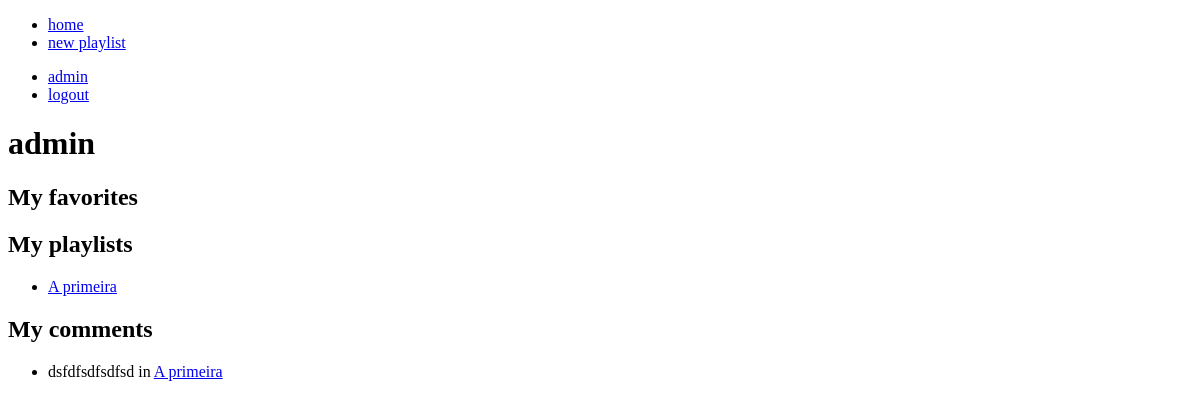
The app's page /users/detail/1/, older data.
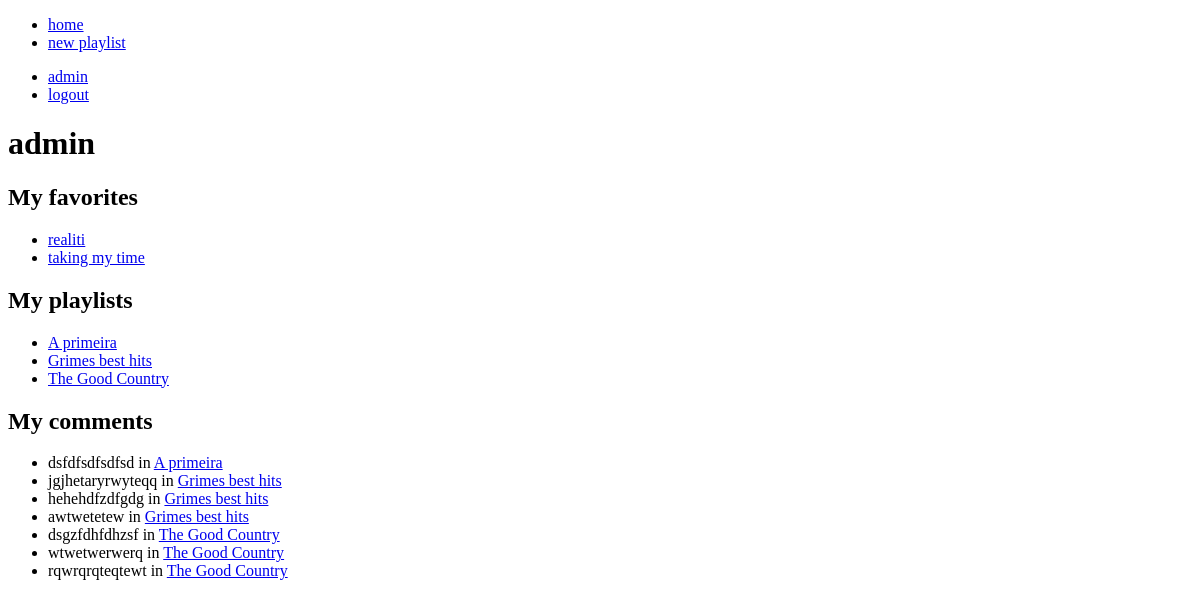
The same page, newer data.
### playlists/models.py (models this page shows, shortened)
class Playlist(models.Model):
    title = models.CharField(max_length=50)
    user = models.ForeignKey(User, on_delete=models.CASCADE)
    songs = models.ManyToManyField(Song)
    genres = models.ManyToManyField(Genre)
    description = models.TextField(default="")
    date_created = models.DateTimeField(default=timezone.now)
    def __str__(self):
        return self.title

### comments/models.py (models this page shows)
class Comment(models.Model):
    text = models.TextField()
    playlist = models.ForeignKey(Playlist,on_delete=models.CASCADE)
    user = models.ForeignKey(User,on_delete=models.CASCADE)
    comment_date = models.DateField(default=timezone.now)

### users/views.py (the view)
# urls.py: path('detail/<int:pk>/',views.Detail.as_view(),name='users-profile'),
class Detail(DetailView):
	model = User

### templates/auth/user_detail.html
{% extends "../layout.html" %}
{% block content %}
<div class="users-detail">
    <h1>{{object}}</h1>
    <div class="user-catalog">
        <div class="user-favorites">
            <h2>My favorites</h2>
            <ul>
                {% for f in object.profile.favorites.all %}
                    <li><a href="{% url 'playlists-detail' f.pk %}">{{f.title}}</a></li>
                {%endfor%}
            </ul>
        </div>
        <div class="user-playlists">
            <h2>My playlists</h2>
            <ul>
                {% for f in object.playlist_set.all %}
                    <li><a href="{% url 'playlists-detail' f.pk %}">{{f.title}}</a></li>
                {%endfor%}
            </ul>
        </div>
    </div>
    <div class="user-comments">
        <h2>My comments</h2>
        <ul>
            {% for f in object.comment_set.all %}
                <li>{{f.text}} in <a href="{% url 'playlists-detail' f.playlist.pk %}">{{f.playlist}}</a></li>
            {%endfor%}
        </ul>
    </div>
</div>
{% endblock %}

### templates/layout.html (shortened to what this page needs)
{% load sass_tags %}
{% load static %}
<!DOCTYPE html>
<html lang="en">
    <head>
        <link rel="stylesheet" href="{% sass_src 'main.scss' %}">
    </head>
    <body>
        {% block navbar %}
        <nav class="navbar">
            <ul>
                <li> <a href="{% url 'playlists-index' %}">home</a></li>
                <li><a href="{% url 'playlists-create' %}">new playlist</a></li>
            </ul>
            <ul>
                {%if user.username %}
                    <li><a href="{% url 'users-profile' user.pk %}">{{user.username}}</a></li>
                    <li><a href="{% url 'logout' %}">logout</a></li>
                {%else%}
                    <li><a href="{% url 'login' %}">login</a></li>
                    <li><a href="{% url 'users-create' %}">sign up</a></li>
                {%endif%}
            </ul>
        </nav>
        {% endblock %}
        <div class="content">
            {% block content %}
            {% endblock %}
        </div>
    </body>
</html>

Row changes from the older to the newer data that the page shows:
added Playlist: title "realiti", shown under "My favorites"
added Playlist: title "taking my time", shown under "My favorites"
added Playlist: title "Grimes best hits", shown under "My playlists"
added Playlist: title "The Good Country", shown under "My playlists"
added Comment: text "jgjhetaryrwyteqq", playlist "Grimes best hits"
added Comment: text "hehehdfzdfgdg", playlist "Grimes best hits"
added Comment: text "awtwetetew", playlist "Grimes best hits"
added Comment: text "dsgzfdhfdhzsf", playlist "The Good Country"
added Comment: text "wtwetwerwerq", playlist "The Good Country"
added Comment: text "rqwrqrqteqtewt", playlist "The Good Country"
